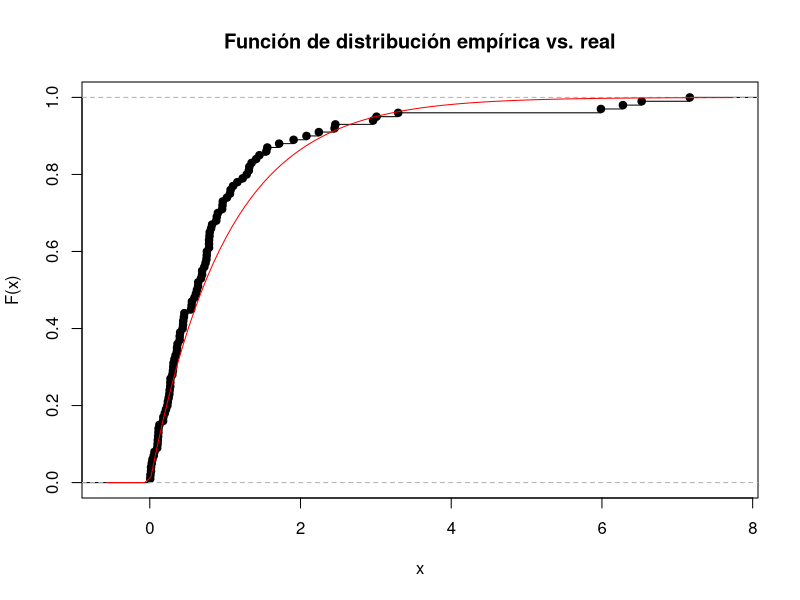
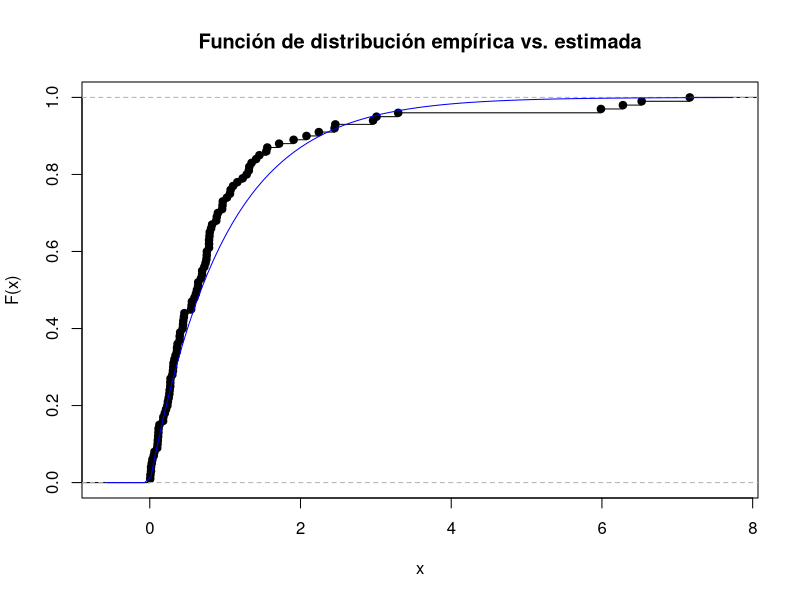
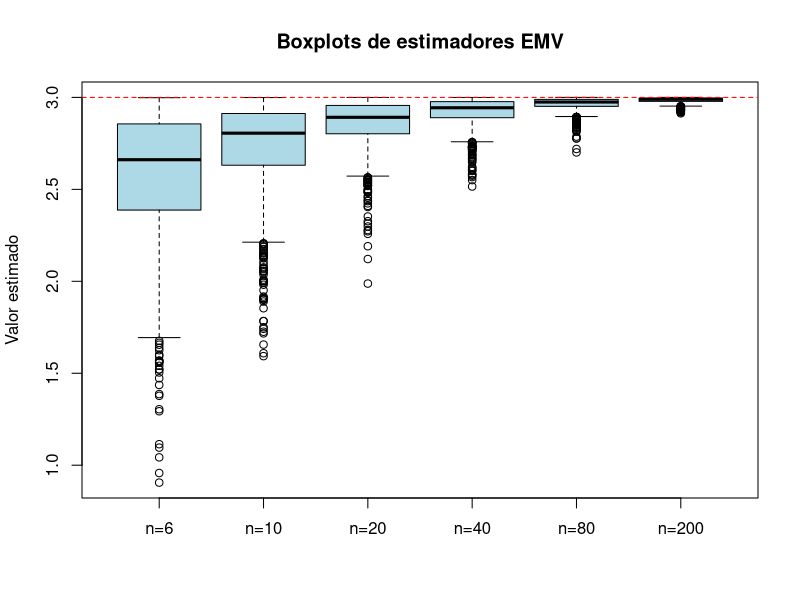
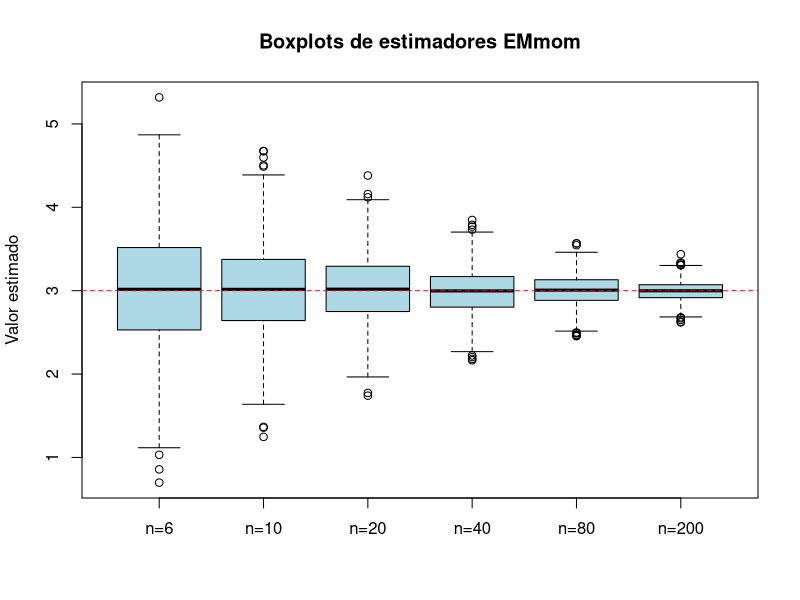
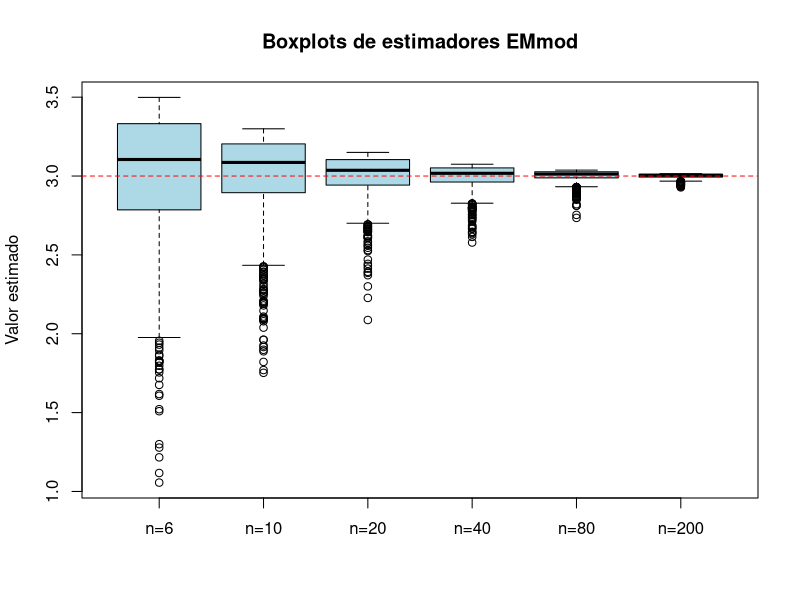
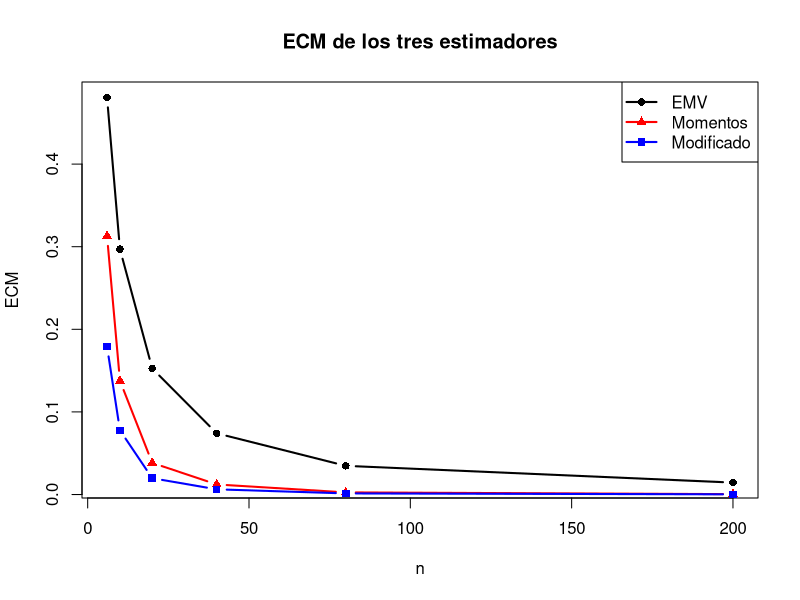

The R script that drew these images, in order:
###################################################################
######################### Practica 2 ##############################
###################################################################

#################################################
# 2.14
#################################################

#2.14.a
n <- 100 #Tamaño de la muestra
X_n <-rexp(n, rate=1) # n variables aleatorias indep e identicamente distribuidas como exp(1)
F_emp <- ecdf(X_n) #Distribucion empirica

#Graficamos la distribucion empirica vs la teorica
plot(F_emp, main = "Función de distribución empírica vs. real", xlab = "x", ylab = "F(x)")
curve(pexp(x, rate = 1), add = TRUE, col = "red")

# 2.14.b

#Estimador de momentos
#La esperanza de X_i es 1/\lambda. Luego igualamos Esp(x_1) = promedio(X_i).
#Nos queda que \lambda_mom = 1/promedio(X_i)

lambda_mom <- 1/mean(X_n)

#Estimador de max. verosimilitud
#Hacemos la productoria de las funciones de densidad nos queda:
#prod_i=1^i=n=\lambda * e^(-\lambda * x_i)
#El lambda sale afuera y nos queda \lambda^n * e^(-\lambda * sum_i=1^i=n{xi})
#Tomando logaritmo nos queda: n * ln(\lambda) + -\lambda * sum_i=1^i=n{xi}
#Que derivando e igualando a 0 nos queda igual a n * 1/\lambda - sum_i=1^i=n{xi} = 0
#Luego \lambda_mv = n/sum_i=1^i=n{xi}

lambda_mv <- n / sum(X_n)

#2.14.c

#Estimacion parametrica de la densidad (Preguntar Igual)
plot(F_emp, main = "Función de distribución empírica vs. estimada", xlab = "x", ylab = "F(x)")
curve(pexp(x, rate = lambda_mom), add = TRUE, col = "blue", type="l") #grafico una exponencial con el lambda estimado


#################################################
# 2.15
#################################################


#2.15.a
n <- 6 #tamaño de la muestra
theta_0 <- 3
X_n <- runif(n,0,theta_0) # n vars iid distribuidas como U(0,\theta_0)

#Por ejercicio 10 sabemos que los estimadores de theta son:
theta_mom <- 2 * mean(X_n) #Estimador de momentos de theta
theta_mv <- max(X_n) #Estimador de maxima verosimilitud de theta
theta_mod <- ((n+1)/n) * theta_mv #Estimador de maxima verosimilitud modificado de theta

#Definimos una funcion para almacenar estimadores segun el tamaño de la muestra
estimadores <- function(n){
  
    #Inicializamos una matriz para guardar los valores estimados de theta  
    res <- matrix(NA, nrow = 1000, ncol = 3)
    
    for (k in 1:1000){
      X_n <- runif(n, 0, theta_0) #muestra
      
      theta_mom <- 2 * mean(X_n) #estimador de momentos
      theta_mv <- max(X_n) #estimador de max ver
      theta_mod <- ((n + 1) / n) * theta_mv #estimador modificado
      
      res[k, ] <- c(theta_mom, theta_mv, theta_mod) #agregamos los valores estimados para la muestra k
    }
    colnames(res) <- c("momentos", "verosimilitud", "modificado")
    return(res) 
}

#Guardamos los valores para n=6,10,20,40,80,200
for (n in c(6, 10, 20, 40, 80, 200)) {
  assign(paste0("estimadores_", n), estimadores(n))
}

#Calculamos el estimador de primer momento del ECM de cada estimador para cada n
#La cuenta ejemplo seria ecm_mom_theta_mom_10 = mean((estimadores_10[1] - theta_0)^2)
for (n in c(6, 10, 20, 40, 80, 200)){ 
    for (i in c(1,2,3)){
      assign(paste0("ecm_mom_theta_",i,"_", n), mean((get(paste0("estimadores_", n))[,i] - theta_0)^2))
   }
}

#2.15.b

#Boxplot de los EMV simulados versus los tamanos de muestra n
boxplot(estimadores_6[,2], estimadores_10[,2], estimadores_20[,2], 
        estimadores_40[,2], estimadores_80[,2], estimadores_200[,2],  
        names = c("n=6", "n=10", "n=20", "n=40", "n=80", "n=200"),
        main = "Boxplots de estimadores EMV",
        ylab = "Valor estimado",
        col = "lightblue")
abline(h = theta_0, col = "red", lty = 2) #Agregamos linea punteada (lty=2) en el valor de theta_0

#Boxplot de los EMmom simulados versus los tamanos de muestra n
boxplot(estimadores_6[,1], estimadores_10[,1], estimadores_20[,1], 
        estimadores_40[,1], estimadores_80[,1], estimadores_200[,1],  
        names = c("n=6", "n=10", "n=20", "n=40", "n=80", "n=200"),
        main = "Boxplots de estimadores EMmom",
        ylab = "Valor estimado",
        col = "lightblue")
abline(h = theta_0, col = "red", lty = 2) #Agregamos linea punteada (lty=2) en el valor de theta_0

#Boxplot de los EMmod simulados versus los tamanos de muestra n
boxplot(estimadores_6[,3], estimadores_10[,3], estimadores_20[,3], 
        estimadores_40[,3], estimadores_80[,3], estimadores_200[,3],  
        names = c("n=6", "n=10", "n=20", "n=40", "n=80", "n=200"),
        main = "Boxplots de estimadores EMmod",
        ylab = "Valor estimado",
        col = "lightblue")
abline(h = theta_0, col = "red", lty = 2) #Agregamos linea punteada (lty=2) en el valor de theta_0


## Grafico de ECM estimado del EMV, Mom y Mod en el eje y, versus n en el eje x, en negro
# Eje x
n_vals <- c(6, 10, 20, 40, 80, 200)

# Primer estimador (EMV) en negro
y1 <- c(ecm_mom_theta_1_6, ecm_mom_theta_1_10, ecm_mom_theta_1_20,
        ecm_mom_theta_1_40, ecm_mom_theta_1_80, ecm_mom_theta_1_200)

# Segundo estimador (Momentos) en rojo
y2 <- c(ecm_mom_theta_2_6, ecm_mom_theta_2_10, ecm_mom_theta_2_20,
        ecm_mom_theta_2_40, ecm_mom_theta_2_80, ecm_mom_theta_2_200)

# Tercer estimador (Modificado) en azul
y3 <- c(ecm_mom_theta_3_6, ecm_mom_theta_3_10, ecm_mom_theta_3_20,
        ecm_mom_theta_3_40, ecm_mom_theta_3_80, ecm_mom_theta_3_200)

# Graficar la primera curva con plot()
plot(n_vals, y1, type = "b", pch = 16, col = "black", lwd = 2,
     xlab = "n", ylab = "ECM", main = "ECM de los tres estimadores")

# Agregar las otras dos curvas con lines()
lines(n_vals, y2, type = "b", pch = 17, col = "red", lwd = 2)
lines(n_vals, y3, type = "b", pch = 15, col = "blue", lwd = 2)

# Agregar leyenda
legend("topright", legend = c("EMV", "Momentos", "Modificado"),
       col = c("black", "red", "blue"), pch = c(16, 17, 15), lwd = 2)

#################################################
# 2.16
#################################################

